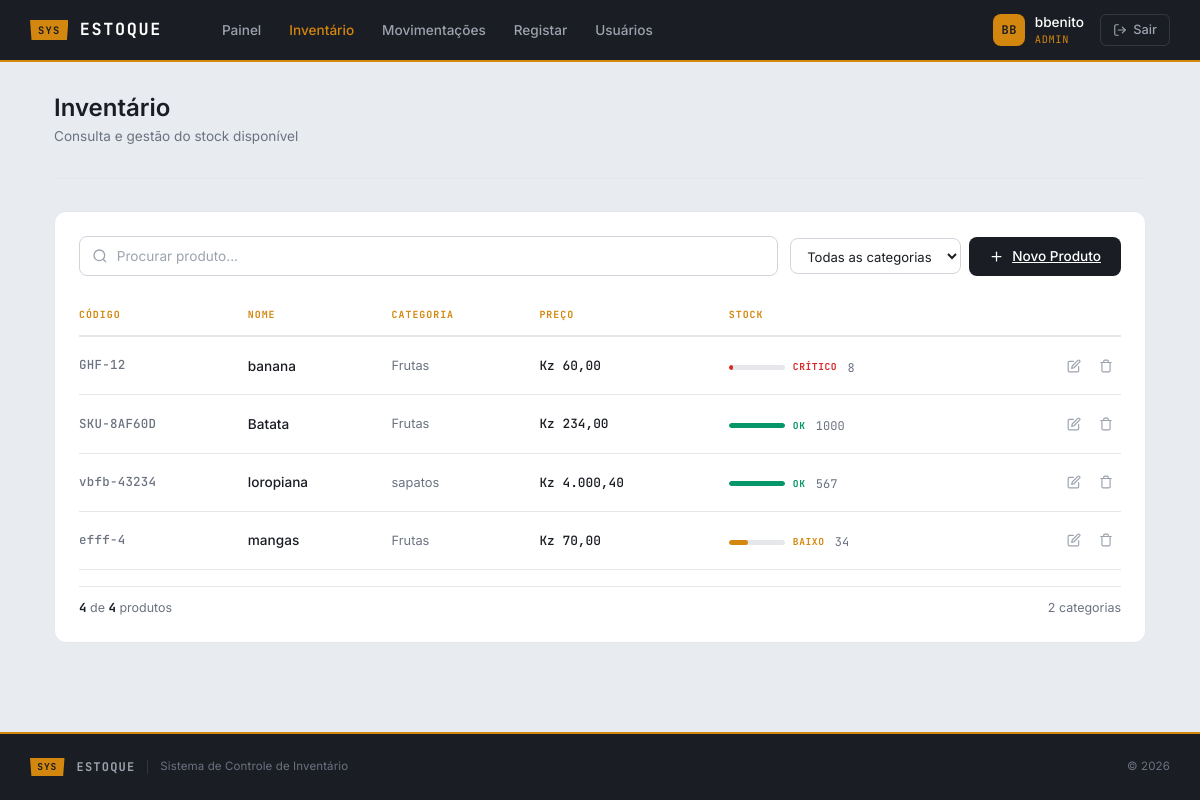
/pages/ListarProdutos.php (signed in), run on the app's committed database.
### tables this page shows
CREATE TABLE `produtos` (
  `id` int(255) NOT NULL,
  `codigo` varchar(20) NOT NULL,
  `nome` varchar(100) NOT NULL,
  `categoria` varchar(100) DEFAULT NULL,
  `preco` decimal(10,2) DEFAULT NULL,
  `quantidade` int(11) DEFAULT 0,
  `categoria_id` int(11) DEFAULT NULL
);

CREATE TABLE `categorias` (
  `id` int(11) NOT NULL,
  `nome` varchar(100) NOT NULL,
  `created_at` timestamp NOT NULL DEFAULT current_timestamp()
);

### model/Produto.php (called while the page is built, shortened)
<?php
class Produto {
    private $conn;
    public function __construct($conn) {
        $this->conn = $conn;
    }
    public function listar() {
        $sql = "SELECT p.*, c.nome AS categoria FROM produtos p LEFT JOIN categorias c ON p.categoria_id = c.id ORDER BY p.nome ASC";
        $query = $this->conn->prepare($sql);
        $query->execute();
        $resultado = $query->get_result();
        return $resultado->fetch_all(MYSQLI_ASSOC);
    }
}

### pages/ListarProdutos.php (the view, shortened to what this page needs)
<?php
require_once __DIR__ . "/../config/Database.php";
require_once __DIR__ . "/../model/Produto.php";
$db = new Database();
$conn = $db->conectar();
$produto = new Produto($conn);
$produtos = $produto->listar();
$categorias = [];
foreach ($produtos as $p) {
    if (!empty($p['categoria']) && !in_array($p['categoria'], $categorias)) {
        $categorias[] = $p['categoria'];
    }
}
sort($categorias);
$totalCount = count($produtos);
require_once "layouts/header.php";
?>
<div class="app-body">
    <div class="app-container">
        <div class="page-header">
            <h1>Inventário</h1>
            <p>Consulta e gestão do stock disponível</p>
        </div>
        <div class="card-app">
            <div class="list-toolbar">
                <div class="list-search-wrap">
                    <input type="text" class="list-search" id="searchInput" placeholder="Procurar produto..." autocomplete="off">
                </div>
                <div class="list-toolbar-right">
                    <select class="list-filter" id="categoryFilter">
                        <option value="">Todas as categorias</option>
                    </select>
                    <a href="CriaProduto.php" class="btn-primary-app">
                        <svg viewBox="0 0 24 24"><line x1="12" y1="5" x2="12" y2="19"/><line x1="5" y1="12" x2="19" y2="12"/></svg>
                        Novo Produto
                    </a>
                </div>
            </div>
            <?php if (empty($produtos)): ?>
            <div class="empty-state">
                <svg viewBox="0 0 24 24"><path d="M21 16V8a2 2 0 0 0-1-1.73l-7-4a2 2 0 0 0-2 0l-7 4A2 2 0 0 0 3 8v8a2 2 0 0 0 1 1.73l7 4a2 2 0 0 0 2 0l7-4A2 2 0 0 0 21 16z"/><polyline points="3.27 6.96 12 12.01 20.73 6.96"/><line x1="12" y1="22.08" x2="12" y2="12"/></svg>
                <h3>Nenhum produto registado</h3>
                <p>O inventário está vazio. Adicione o primeiro produto.</p>
                <a href="CriaProduto.php" class="btn-primary-app">
                    <svg viewBox="0 0 24 24"><line x1="12" y1="5" x2="12" y2="19"/><line x1="5" y1="12" x2="19" y2="12"/></svg>
                    Adicionar Produto
                </a>
            </div>
            <?php else: ?>
            <div class="list-table-wrap">
                <table class="list-table" id="productTable">
                    <thead>
                        <tr>
                            <th>Código</th>
                            <th>Nome</th>
                            <th>Categoria</th>
                            <th>Preço</th>
                            <th>Stock</th>
                            <th></th>
                        </tr>
                    </thead>
                    <tbody>
                        <?php foreach ($produtos as $p):
                            $qty = (int)$p['quantidade'];
                            if ($qty > 50) {
                                $stockLevel = 'ok';
                                $stockLabel = 'OK';
                            } elseif ($qty >= 10) {
                                $stockLevel = 'low';
                                $stockLabel = 'Baixo';
                            } else {
                                $stockLevel = 'critical';
                                $stockLabel = 'Crítico';
                            }
                            $barWidth = min(($qty / 100) * 100, 100);
                        ?>
                        <tr>
                            <td class="cell-code"><?= htmlspecialchars($p['codigo']) ?></td>
                            <td class="cell-name"><?= htmlspecialchars($p['nome']) ?></td>
                            <td class="cell-category"><?= htmlspecialchars($p['categoria'] ?? '—') ?></td>
                            <td class="cell-price">Kz <?= number_format($p['preco'], 2, ',', '.') ?></td>
                            <td>
                                <div class="stock-wrap">
                                    <div class="stock-bar">
                                        <div class="stock-bar-fill <?= $stockLevel ?>" style="width:<?= $barWidth ?>%"></div>
                                    </div>
                                    <span class="stock-label <?= $stockLevel ?>"><?= $stockLabel ?></span>
                                    <span class="stock-qty"><?= $qty ?></span>
                                </div>
                            </td>
                            <td>
                                <div class="action-group">
                                    <a href="CriaProduto.php?editar=<?= $p['id'] ?>" class="action-btn edit" title="Editar">
                                        <svg viewBox="0 0 24 24"><path d="M11 4H4a2 2 0 0 0-2 2v14a2 2 0 0 0 2 2h14a2 2 0 0 0 2-2v-7"/><path d="M18.5 2.5a2.121 2.121 0 0 1 3 3L12 15l-4 1 1-4 9.5-9.5z"/></svg>
                                    </a>
                                    <button type="button" class="action-btn delete" title="Excluir" data-bs-toggle="modal" data-bs-target="#deleteModal" data-id="<?= $p['id'] ?>" data-name="<?= htmlspecialchars($p['nome'], ENT_QUOTES) ?>">
                                        <svg viewBox="0 0 24 24"><polyline points="3 6 5 6 21 6"/><path d="M19 6v14a2 2 0 0 1-2 2H7a2 2 0 0 1-2-2V6m3 0V4a2 2 0 0 1 2-2h4a2 2 0 0 1 2 2v2"/></svg>
                                    </button>
                                </div>
                            </td>
                        </tr>
                        <?php endforeach; ?>
                    </tbody>
                </table>
            </div>
            <div class="list-summary">
                <span><strong id="visibleCount"><?= $totalCount ?></strong> de <strong><?= $totalCount ?></strong> produtos</span>
                <span><?= count($categorias) ?> categorias</span>
            </div>
            <?php endif; ?>
        </div>
    </div>
</div>
<?php require_once "layouts/footer.php"; ?>

### data on the page
produtos: codigo "GHF-12", nome "banana", categoria.nome "Frutas", preco "60,00", quantidade "CRÍTICO", quantidade "8"
produtos: codigo "SKU-8AF60D", nome "Batata", categoria.nome "Frutas", preco "234,00", quantidade "OK", quantidade "1000"
produtos: codigo "vbfb-43234", nome "loropiana", categoria.nome "sapatos", preco "4.000,40", quantidade "OK", quantidade "567"
produtos: codigo "efff-4", nome "mangas", categoria.nome "Frutas", preco "70,00", quantidade "BAIXO", quantidade "34"

### other printed values
substr($_SESSION['nome'] ?? 'U', 0, 2) "BB"
$_SESSION['nome'] "bbenito"
$_SESSION['role'] "ADMIN"
$totalCount "4"
count($categorias) "2"
